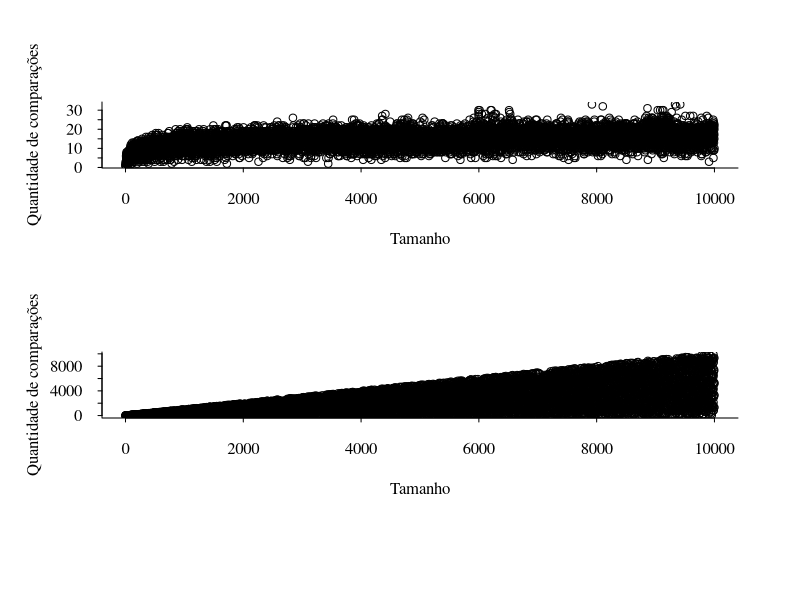

Recreate this plot in R.
bt = read.csv(file = "saida_bt.csv")
list = read.csv(file = "saida_list.csv")

comparison_bt = bt$comparison
size_bt = bt$size

comparison_list = list$comparison
size_list = list$size

par(las=1, cex = 1, bty = "l", tcl = -0.2, col="black", family="serif", mfrow = c(2,1), oma =  c(4,1,1,1))

plot(comparison_bt~size_bt, xlab = "Tamanho", ylab = "Quantidade de comparações")  
plot(comparison_list~size_list, xlab = "Tamanho", ylab = "Quantidade de comparações")  
